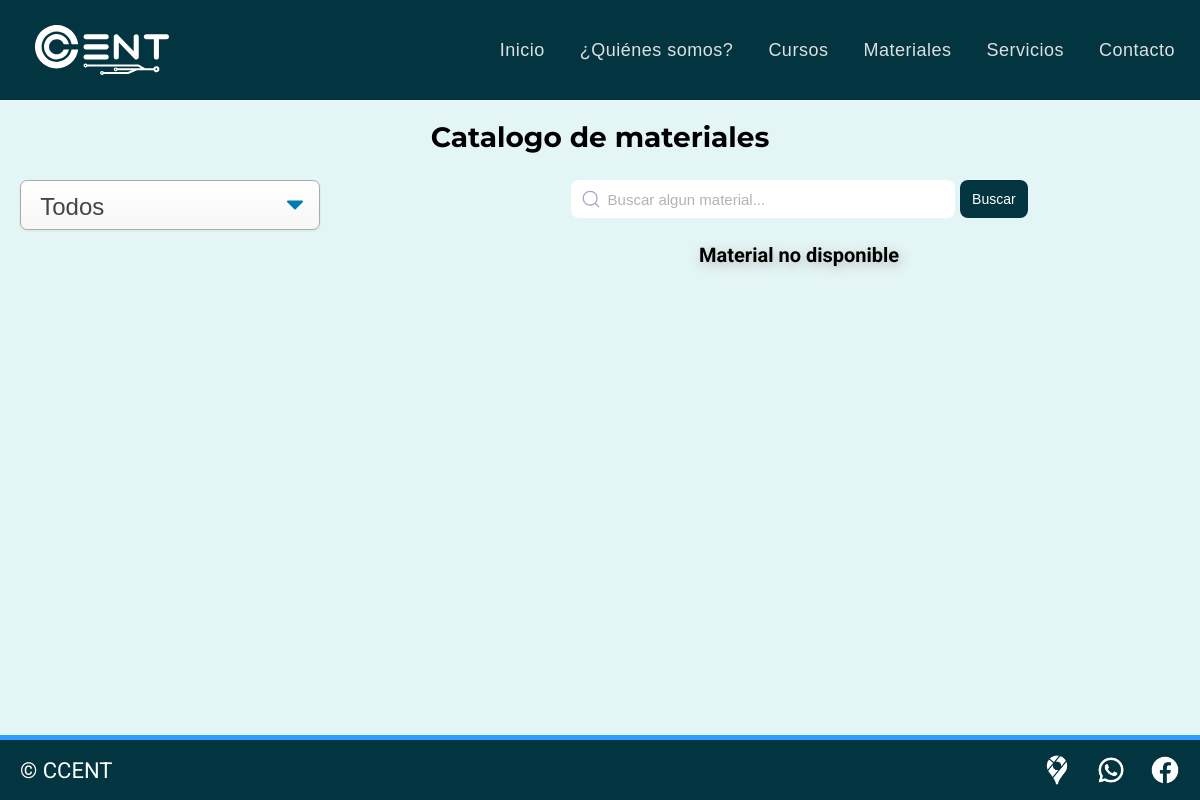
The page /materiales/ on the database as committed earlier.
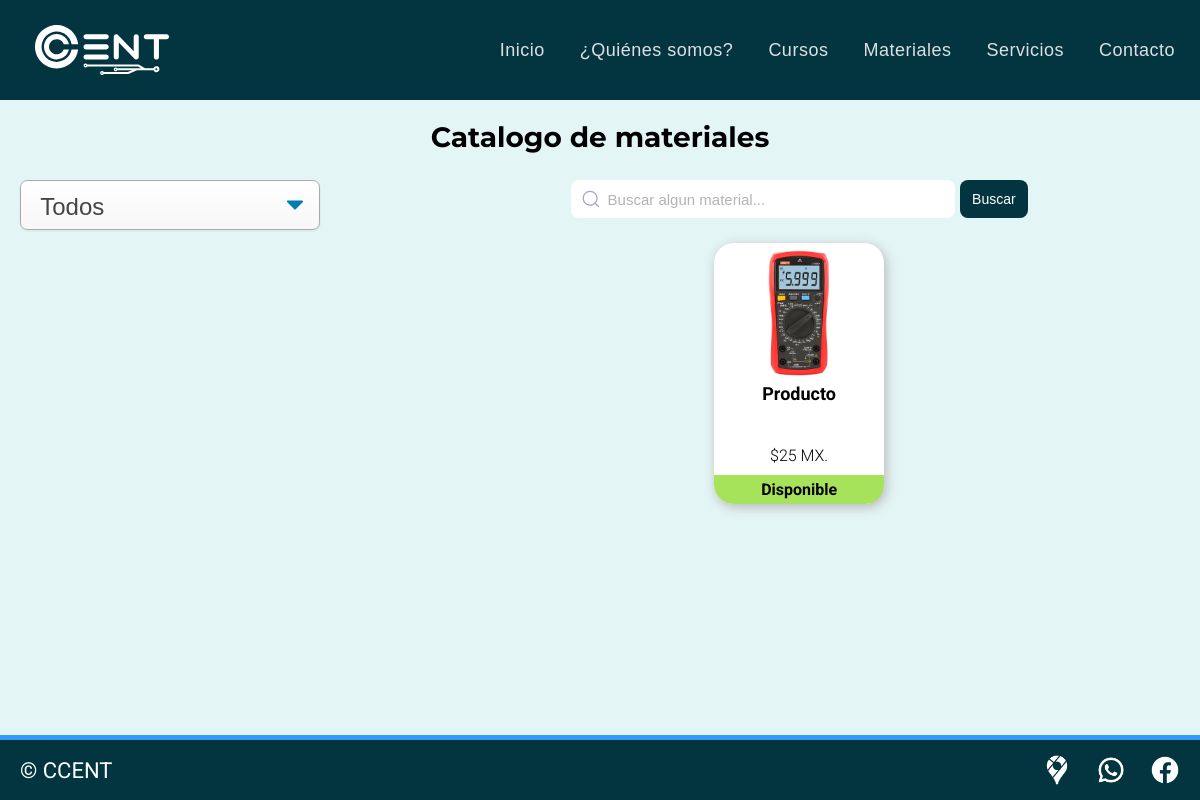
The same page on the database as committed later.
### apps/home/models.py (models this page shows, shortened)
class Producto(models.Model):
    nombre = models.CharField(max_length=100)
    descripcion = RichTextField()
    precio = models.PositiveIntegerField(null=False)
    stock = models.PositiveIntegerField(null=False)
    created = models.DateTimeField(auto_now_add=True)
    updated = models.DateTimeField(auto_now=True)
    category = models.CharField(max_length=50, choices=CATEGORY_CHOICES, default=None)
    imagen = models.FileField(null=False, upload_to=f'static/img/productos', default=None)

### apps/home/views.py (the view, shortened to what this page needs)
# urls.py: path('materiales/', views.materiales, name='materiales'),
def materiales(request):
    if 'q' in request.GET:
        q = request.GET['q']
        print(q)
        productos = Producto.objects.filter(nombre__icontains=q)
        context = {
         "products": productos,
         "valor": request.GET['q']
        }
    else:
        productos = Producto.objects.all()
        context = {
            "products": productos
        }
    return render(request, 'home/materiales.html',context)

### apps/templates/home/materiales.html (shortened to what this page needs)
{% extends 'layouts/base.html' %}
{% load static %}
{% block stylesheet %}
<link rel="stylesheet" href={%static 'css/style.css'%}>
<link rel="stylesheet" href= {%static 'css/materiales.css'%}>
{% endblock stylesheet %}
{% block content %}
    <div class="container-all">
      <div class="item-title">
        <h1 class="titulo">Catalogo de materiales</h1>
      </div>
      <form class="item-categoria">
        <select name="categoria" id="ok" class="select-css" onchange="this.form.submit()">
          <option >Todos</option>
        </select>
    </form>
      <div class="item-buscador">
        <div class="barra-navegacion">
            <form class="group">
                <input placeholder="Buscar algun material..." type="search" name="q" class="input" value="{{valor}}">
                <button type="submit" class="btn__search">Buscar</button>
            </form>
        </div>
      </div>
      <div class="item-materiales">
        <div class="contenedor__productos">
        {% if products.count == 0 %}
          <h1>Material no disponible</h1>
        {% endif %}
        {% for producto in products %}
        <a href="{% url 'producto' producto.id %}" class="a-links">
            <div class="contenedor__producto">
                <div class="producto__img">
                    <img
                    src="/{{producto.imagen}}"
                    alt=" random imgee"/>
                </div>
                <div class="producto__titulo">
                    <h2 class="producto--titulo">{{producto.nombre}}</h2>
                </div>
                <div class="producto__precio">
                    <p class="producto--precio">${{producto.precio}} MX.</p>
                </div>
                    {% if producto.stock == 0  %}
                        <div class="producto__btn" style="background-color: #e25b5b">
                        <h2 class="producto--estado" >No Disponible</h2>
                    {% else %}
                        <div class="producto__btn">
                        <h2 class="producto--estado" >Disponible</h2>
                    {% endif %}
                </div>
            </div>
            </a>
        {% endfor %}
    </div>
      </div>
    </div>
{% endblock content %}

Rows that differ between the two databases and show on the page:
added Producto: imagen (picture), nombre "Producto", precio "25", stock "Disponible"
Other text that changed with them:
text no longer shown: "Material no disponible"
